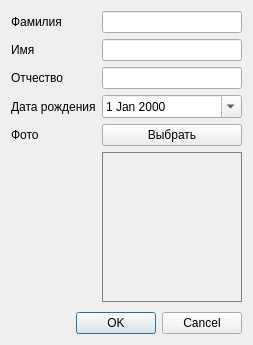
<?xml version="1.0" encoding="UTF-8"?>
<ui version="4.0">
 <class>PatientDialog</class>
 <widget class="QDialog" name="PatientDialog">
  <property name="geometry">
   <rect>
    <x>0</x>
    <y>0</y>
    <width>246</width>
    <height>345</height>
   </rect>
  </property>
  <property name="windowTitle">
   <string>Новый пациент</string>
  </property>
  <property name="windowIcon">
   <iconset>
    <normaloff>:/icons/resources/icons/good_decision.svg</normaloff>:/icons/resources/icons/good_decision.svg</iconset>
  </property>
  <layout class="QGridLayout" name="gridLayout_2">
   <item row="0" column="0">
    <layout class="QGridLayout" name="gridLayout">
     <item row="0" column="0">
      <widget class="QLabel" name="label">
       <property name="text">
        <string>Фамилия</string>
       </property>
      </widget>
     </item>
     <item row="0" column="1">
      <widget class="QLineEdit" name="edit_last_name"/>
     </item>
     <item row="1" column="0">
      <widget class="QLabel" name="label_5">
       <property name="text">
        <string>Имя</string>
       </property>
      </widget>
     </item>
     <item row="1" column="1">
      <widget class="QLineEdit" name="edit_first_name"/>
     </item>
     <item row="2" column="0">
      <widget class="QLabel" name="label_6">
       <property name="text">
        <string>Отчество</string>
       </property>
      </widget>
     </item>
     <item row="2" column="1">
      <widget class="QLineEdit" name="edit_patrynomic">
       <property name="text">
        <string/>
       </property>
      </widget>
     </item>
     <item row="3" column="0">
      <widget class="QLabel" name="label_2">
       <property name="text">
        <string>Дата рождения</string>
       </property>
      </widget>
     </item>
     <item row="3" column="1">
      <widget class="QDateEdit" name="edit_date">
       <property name="calendarPopup">
        <bool>true</bool>
       </property>
      </widget>
     </item>
     <item row="4" column="0">
      <widget class="QLabel" name="label_3">
       <property name="text">
        <string>Фото</string>
       </property>
      </widget>
     </item>
     <item row="4" column="1">
      <widget class="QPushButton" name="button_photo">
       <property name="text">
        <string>Выбрать</string>
       </property>
      </widget>
     </item>
     <item row="5" column="1">
      <widget class="QLabel" name="label_photo">
       <property name="minimumSize">
        <size>
         <width>140</width>
         <height>150</height>
        </size>
       </property>
       <property name="maximumSize">
        <size>
         <width>140</width>
         <height>150</height>
        </size>
       </property>
       <property name="styleSheet">
        <string notr="true">QLabel{ border: 1px solid grey;  }</string>
       </property>
       <property name="text">
        <string/>
       </property>
       <property name="pixmap">
        <pixmap resource="../resources/resources.qrc">:/images/noavatar.png</pixmap>
       </property>
       <property name="scaledContents">
        <bool>true</bool>
       </property>
      </widget>
     </item>
    </layout>
   </item>
   <item row="1" column="0">
    <spacer name="verticalSpacer">
     <property name="orientation">
      <enum>Qt::Vertical</enum>
     </property>
     <property name="sizeHint" stdset="0">
      <size>
       <width>20</width>
       <height>3</height>
      </size>
     </property>
    </spacer>
   </item>
   <item row="2" column="0">
    <widget class="QDialogButtonBox" name="buttonBox">
     <property name="orientation">
      <enum>Qt::Horizontal</enum>
     </property>
     <property name="standardButtons">
      <set>QDialogButtonBox::Cancel|QDialogButtonBox::Ok</set>
     </property>
    </widget>
   </item>
  </layout>
 </widget>
 <resources>
  <include location="../resources/resources.qrc"/>
 </resources>
 <connections>
  <connection>
   <sender>buttonBox</sender>
   <signal>accepted()</signal>
   <receiver>PatientDialog</receiver>
   <slot>accept()</slot>
   <hints>
    <hint type="sourcelabel">
     <x>248</x>
     <y>254</y>
    </hint>
    <hint type="destinationlabel">
     <x>157</x>
     <y>274</y>
    </hint>
   </hints>
  </connection>
  <connection>
   <sender>buttonBox</sender>
   <signal>rejected()</signal>
   <receiver>PatientDialog</receiver>
   <slot>reject()</slot>
   <hints>
    <hint type="sourcelabel">
     <x>316</x>
     <y>260</y>
    </hint>
    <hint type="destinationlabel">
     <x>286</x>
     <y>274</y>
    </hint>
   </hints>
  </connection>
 </connections>
</ui>
